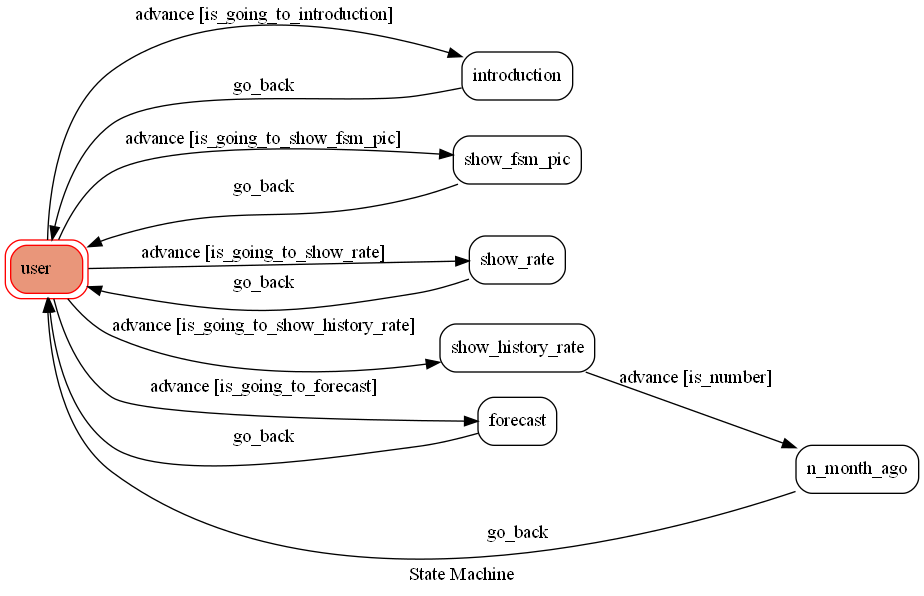

Python code for this plot:
from flask import Flask, request, abort
from linebot import (
    LineBotApi, WebhookHandler
)
from linebot.exceptions import (
    InvalidSignatureError
)
from linebot.models import (
    MessageEvent, TextMessage, TextSendMessage, ImageSendMessage 
)

from transitions.extensions import GraphMachine
from initial import app
import requests
from bs4 import BeautifulSoup
from datetime import datetime
import pandas as pd
import matplotlib.pyplot as plt
import pyimgur
import pickle
import numpy as np

# 創建server
app.config.from_pyfile('config.py') #隱藏變數的檔案
config=app.config['CONFIG'] #class 名稱(一定要全大寫，不然會error)
app.config.from_object(config)

#抓取資料
def predict_rate():
    #抓取歷史資料
    date_history = []
    history_buy = []
    history_sell = []
    datalist=make_date(2) #製作要提取的月份，送進爬蟲(本次預測只要5天的資料，取得兩個月的匯率資訊一定以得到五天的資料)
    for i in range(len(datalist)):
        newdata=craw_exchange_rate(datalist[i],date_history,history_buy,history_sell)
    #製作feature
    total_day=5
    company=['匯率公司']
    feature=['exchange_rate']
    feature_X=np.zeros((len(company),len(feature),total_day), dtype=np.float)
    counter=total_day
    for i in range(len(company)):
        for j in range(len(feature)):
            for k in range(total_day):
                feature_X[i,j,counter-1]=history_sell[k]
                counter-=1
    #predict
    predict=np.zeros((len(company),len(feature)), dtype=np.float)
    for j in range(len(company)):
        for i in range(len(feature)):
            filename = company[j]+'_'+feature[i]+'_model.sav'
            regr = pickle.load(open(filename, 'rb'))
            temp=feature_X[j][i].reshape((1,-1))
            predict[j][i]=regr.predict(temp)
    answer=list()
    answer.append(predict[0][0])
    if(predict[0][0]>feature_X[0][0][total_day-1]):
        answer.append('漲')
    else:
        answer.append('跌')
    return answer
    
def get_today_value():
    url = "https://rate.bot.com.tw/xrt?Lang=zh-TW"
    resp = requests.get(url)
    resp.encoding = 'utf-8'
    html_soup = BeautifulSoup(resp.text, "lxml")
    rate_table = html_soup.find('table', attrs={'title':'牌告匯率'}).find('tbody').find_all('tr')
    # 查詢英鎊(也就是匯率表的第3個元素)對台幣的匯率
    id=0 #(美金)
    currency = rate_table[id].find('div', attrs={'class':'visible-phone print_hide'})
    print(currency.text.replace(" ", ""))  # 去掉所有的空白
    buyin_rate = rate_table[id].find('td', attrs={'data-table':'本行現金買入'})
    sellout_rate = rate_table[id].find('td', attrs={'data-table':'本行現金賣出'})
    print("buyin_rate=",buyin_rate.get_text(),type(buyin_rate.get_text()))
    print("即時現金買入: {}, 即時現金賣出: {}".format(buyin_rate.get_text(), sellout_rate.get_text()))
    return [buyin_rate.get_text(),sellout_rate.get_text()]

# 製作要讀取的月份
def make_date(month_age):
    today = datetime.today()
    datalist=[]
    for j in range(int(month_age)):
        if today.month-j > 0:
            y=today.year
            m=today.month-j
            if m<10:
              datalist.append(f'{y}-0{m}')
            else:
              datalist.append(f'{y}-{m}')
        else:
            y=today.year-1
            m=12-(j-today.month)
            if m<10:
              datalist.append(f'{y}-0{m}')
            else:
              datalist.append(f'{y}-{m}')
    print(datalist)
    return datalist

#抓取指定匯率資料
def craw_exchange_rate(date,date_history,history_buy,history_sell):
    # 先到牌告匯率首頁，爬取所有貨幣的種類
    url = "https://rate.bot.com.tw/xrt?Lang=zh-TW"
    resp = requests.get(url)
    resp.encoding = 'utf-8'
    html = BeautifulSoup(resp.text, "lxml")
    rate_table = html.find('table', attrs={'title':'牌告匯率'}).find('tbody').find_all('tr')
    # 針對美金，找到其「歷史匯率」的首頁:
    history_link = rate_table[0].find('td', attrs={'data-table':'歷史匯率'})
    #print(history_link)
    history_rate_link = "https://rate.bot.com.tw" + history_link.a["href"]  # 該貨幣的歷史資料首頁
    #print(history_rate_link)
    # 到貨幣歷史匯率網頁，選則該貨幣的「歷史區間」，送出查詢後，觀察其網址變化情形，再試著抓取其歷史匯率資料
    # 用’quote/西元年-月‘去更換網址，就可以連到該貨幣的歷史資料
    replace_str=f'quote/{date}'
    quote_history_url = history_rate_link.replace("history", replace_str)
    resp = requests.get(quote_history_url)
    resp.encoding = 'utf-8'
    #print(resp.text)
    history = BeautifulSoup(resp.text, "lxml")
    history_table = history.find('table', attrs={'title':'歷史本行營業時間牌告匯率'}).find('tbody').find_all('tr')
    for history_rate in history_table:
        # 擷取日期資料
        date_string = history_rate.a.get_text()
        date = datetime.strptime(date_string,"%Y/%M/%d").strftime("%Y/%M/%d")  # 轉換日期格式
        date_history.append(date)  # 日期歷史資料

        history_ex_rate = history_rate.find_all(name="td", attrs={'class':'rate-content-cash text-right print_table-cell'})
        history_buy.append(float(history_ex_rate[0].get_text()))  # 歷史買入匯率
        history_sell.append(float(history_ex_rate[1].get_text()))  # 歷史賣出匯率

#取得歷史資料圖片網址
def get_imgurl(n_month_age):
    date_history = []
    history_buy = []
    history_sell = []
    datalist=make_date(n_month_age) #製作要提取的月份，送進爬蟲
    for i in range(len(datalist)):
        newdata=craw_exchange_rate(datalist[i],date_history,history_buy,history_sell)
        #print(date_history)
    # 將匯率資料建成dataframe形式
    History_Ex_Rate = pd.DataFrame({'date': date_history,'buy_rate':history_buy,'sell_rate':history_sell})
    History_Ex_Rate['date'] = pd.to_datetime(History_Ex_Rate['date'])
    History_Ex_Rate = History_Ex_Rate.set_index('date')  # 指定日期欄位為datafram的index
    History_Ex_Rate = History_Ex_Rate.sort_index(ascending=True)
    print(History_Ex_Rate)
    # 畫出歷史匯率軌跡圖
    plt.figure(figsize=(10, 8))
    History_Ex_Rate[['buy_rate','sell_rate']].plot()  # x=['date'], y=[['buy_rate','sell_rate']] 
    plt.legend(loc="upper left")
    plt.savefig('USA_month.png')
    #plt.show()
    CLIENT_ID = config.imgr_id
    PATH = "USA_month.png"
    im = pyimgur.Imgur(CLIENT_ID)
    uploaded_image = im.upload_image(PATH, title="upload")
    print('link:',uploaded_image.link) 
    return uploaded_image.link

# fsm 
class TocMachine(GraphMachine):
    def __init__(self, **machine_configs):
        self.machine = GraphMachine(model=self, **machine_configs)
    
    #以下為判斷式
    def is_number(seif,event):
        number=False
        try:
            int(event.message.text)
            if(int(event.message.text)>12):
                number=False
                message = "請輸入您想查幾個月前的歷史匯率資料(最多查看至一年前的資料)\nex:1,2,...12"
                line_bot_api = LineBotApi(config.channel_access_token)
                line_bot_api.reply_message(reply_token,TextSendMessage(text=message))
            number=True
        except:
            reply_token = event.reply_token
            message = "請輸入您想查幾個月前的歷史匯率資料(最多查看至一年前的資料)\nex:1,2,...12"
            line_bot_api = LineBotApi(config.channel_access_token)
            line_bot_api.reply_message(reply_token,TextSendMessage(text=message))
        return number
    def is_going_to_introduction(self, event):
        text = event.message.text
        return text == "說明"

    def is_going_to_show_fsm_pic(self, event):
        text = event.message.text
        return text == "fsm"

    def is_going_to_show_rate(self, event):
        text = event.message.text
        return text == "今日匯率"

    def is_going_to_show_history_rate(self, event):
        text = event.message.text
        return text == "歷史匯率"

    def is_going_to_forecast(self, event):
        text = event.message.text
        return text == "預測"
    #以下為進入state時會執行的動作
    def on_enter_introduction(self, event):
        reply_token = event.reply_token
        message = "請打\"說明\"會有使用資訊 \n請打\"今日匯率\"會有今日美金的匯率資訊 \n請打\"歷史匯率\"後，再須入您要查詢幾個月前的歷史資料，就會跑出走勢圖 \n請打\"預測\"會預測下一個交易日美金的漲跌與售出價格 \n請打\"fsm\"會輸出本系統fsm圖片"
        #message_to_reply = FlexSendMessage("說明", message)
        line_bot_api = LineBotApi(config.channel_access_token)
        line_bot_api.reply_message(reply_token,TextSendMessage(text=message))
        #line_bot_api.reply_message(reply_token, message)
        self.go_back()
    
    def on_enter_show_fsm_pic(self, event):
        reply_token = event.reply_token
        line_bot_api = LineBotApi(config.channel_access_token)
        line_bot_api.reply_message(reply_token,ImageSendMessage(
                original_content_url=r'https://i.imgur.com/2eoyCJr.png',
                preview_image_url=r'https://i.imgur.com/2eoyCJr.png'))
        self.go_back()
        

    def on_enter_show_rate(self, event):
        value=get_today_value()
        reply_token = event.reply_token
        message = f"本行(台銀)買入:{value[0]} \n本行(台銀)賣出:{value[1]}"
        #message_to_reply = FlexSendMessage("今日匯率:", message)
        line_bot_api = LineBotApi(config.channel_access_token)
        line_bot_api.reply_message(reply_token,TextSendMessage(text=message))
        self.go_back()

    def on_enter_show_history_rate(self, event):
        reply_token = event.reply_token
        message = "請輸入您想查幾個月前的歷史匯率資料(最多查看至一年前的資料)\nex:1,2,...12"
        line_bot_api = LineBotApi(config.channel_access_token)
        line_bot_api.reply_message(reply_token,TextSendMessage(text=message))
        
    def on_enter_n_month_ago(self,event):
        url=get_imgurl(int(event.message.text))
        reply_token = event.reply_token
        message = f"{int(event.message.text)}天前歷史匯率"
        line_bot_api = LineBotApi(config.channel_access_token)
        line_bot_api.reply_message(reply_token,ImageSendMessage(
                original_content_url=url,
                preview_image_url=url))
        self.go_back()
        
    def on_enter_forecast(self, event):
        reply_token = event.reply_token
        predict=predict_rate()
        up_down=predict[1]
        value=predict[0]
        message = f"預測下一個交易日\n漲跌:{up_down}\n"+'本行賣出:{:.2f}'.format(value)
        #message_to_reply = FlexSendMessage("今日匯率:", message)
        line_bot_api = LineBotApi(config.channel_access_token)
        line_bot_api.reply_message(reply_token,TextSendMessage(text=message))
        self.go_back()
